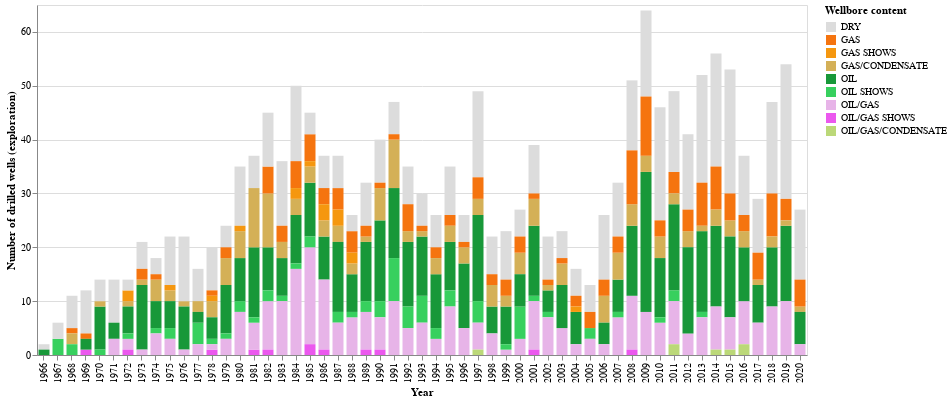

This figure's notebook cell:
### Code cell
chart = (alt.Chart(df_all_explo_extract_col)
         .mark_bar(size=11)
         .encode(x=alt.X('wlbEntryYear:N',
                 axis=alt.Axis(title='Year')),
                 y=alt.Y('count()',
                 axis=alt.Axis(title='Number of drilled wells (exploration)')),
                 color=alt.Color('wlbContent',
                 scale=alt.Scale(domain=domain, range=range_),
                 legend=alt.Legend(title="Wellbore content"))
            ).properties(width=770, height=350)
        )
chart

### Figure 1 — Vega-Lite specification as saved in the notebook (floating-point values rounded to 4 significant figures; data arrays with more than 128 entries replaced by an {"elided": "..."} marker saying what was removed)
{"$schema": "https://vega.github.io/schema/vega-lite/v3.4.0.json", "config": {"mark": {"tooltip": null}, "view": {"height": 300, "width": 400}}, "data": {"name": "data-ee58e082bc72538f9bb0f38d9efd2bf5"}, "datasets": {"data-ee58e082bc72538f9bb0f38d9efd2bf5": {"elided": "1733 records"}}, "encoding": {"color": {"field": "wlbContent", "legend": {"title": "Wellbore content"}, "scale": {"domain": ["DRY", "GAS", "GAS SHOWS", "GAS/CONDENSATE", "OIL", "OIL SHOWS", "OIL/GAS", "OIL/GAS SHOWS", "OIL/GAS/CONDENSATE"], "range": ["#DCDCDC", "#F5740F", "#F5970F", "#D4B057", "#189839", "#37D05E", "#E7B4E8", "#EB58EE", "#BBD878"]}, "type": "nominal"}, "x": {"axis": {"title": "Year"}, "field": "wlbEntryYear", "type": "nominal"}, "y": {"aggregate": "count", "axis": {"title": "Number of drilled wells (exploration)"}, "type": "quantitative"}}, "height": 350, "mark": {"size": 11, "type": "bar"}, "width": 770}
